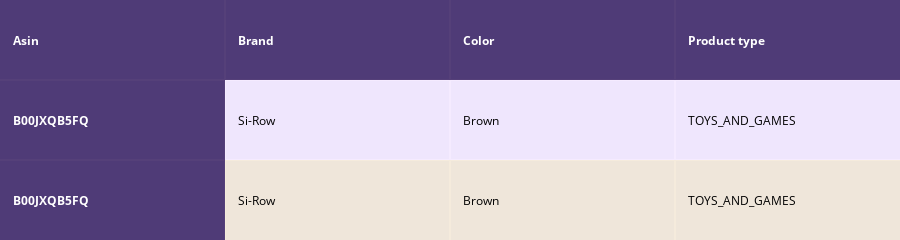
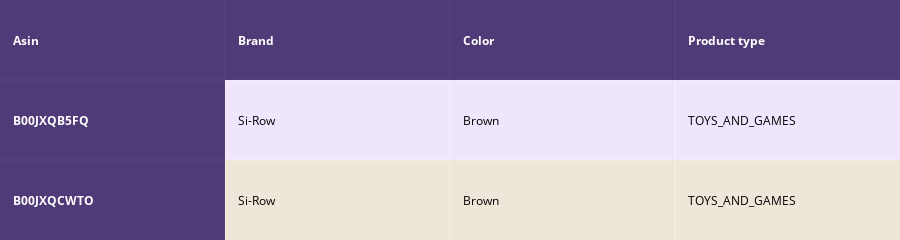
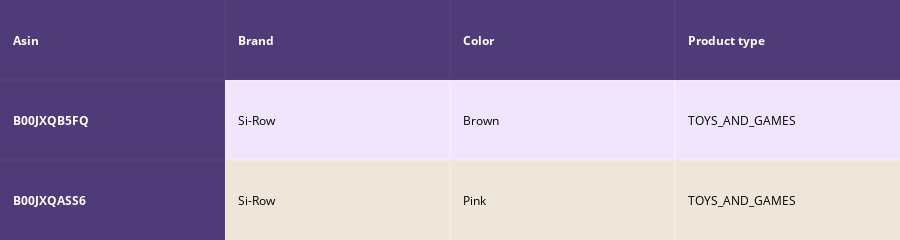
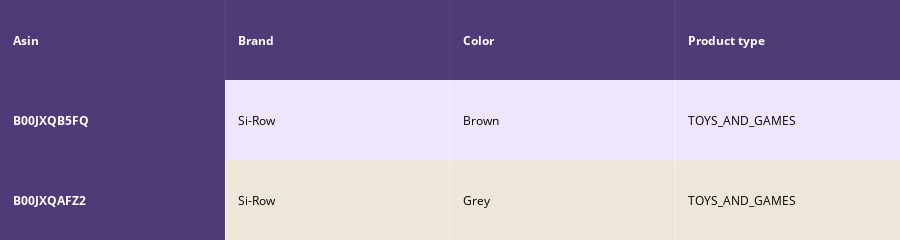

The notebook cell saved with these charts, in order:
### Code cell
def idf_w2v_brand(doc_id, w1, w2, num_results):
    # doc_id: apparel's id in given corpus
    # w1: weight for  w2v features
    # w2: weight for brand and color features

    # pairwise_dist will store the distance from given input apparel to all remaining apparels
    # the metric we used here is cosine, the coside distance is mesured as K(X, Y) = <X, Y> / (||X||*||Y||)
    # http://scikit-learn.org/stable/modules/metrics.html#cosine-similarity
    idf_w2v_dist  = pairwise_distances(w2v_title_weight, w2v_title_weight[doc_id].reshape(1,-1))
    ex_feat_dist = pairwise_distances(extra_features, extra_features[doc_id])
    pairwise_dist   = (w1 * idf_w2v_dist +  w2 * ex_feat_dist)/float(w1 + w2)

    # np.argsort will return indices of 9 smallest distances
    indices = np.argsort(pairwise_dist.flatten())[0:num_results]
    #pdists will store the 9 smallest distances
    pdists  = np.sort(pairwise_dist.flatten())[0:num_results]

    #data frame indices of the 9 smallest distace's
    df_indices = list(data.index[indices])
    

    for i in range(0, len(indices)):
        heat_map_w2v_brand(data['title'].loc[df_indices[0]],data['title'].loc[df_indices[i]], data['medium_image_url'].loc[df_indices[i]], indices[0], indices[i],df_indices[0], df_indices[i], 'weighted')
        print('ASIN :',data['asin'].loc[df_indices[i]])
        print('Brand :',data['brand'].loc[df_indices[i]])
        print('euclidean distance from input :', pdists[i])
        print('='*125)

idf_w2v_brand(12566, 5, 5, 20)
# in the give heat map, each cell contains the euclidean distance between words i, j

### Figure 1 — Plotly figure (JSON) as saved in the notebook; plotly's stock layout.template omitted (floating-point values rounded to 4 significant figures)
{"data": [{"colorscale": [[0, "#1d004d"], [0.5, "#f2e5ff"], [1, "#f2e5d1"]], "hoverinfo": "none", "opacity": 0.75, "showscale": false, "type": "heatmap", "z": [[0, 0, 0, 0], [0, 0.5, 0.5, 0.5], [0, 1, 1, 1]]}], "layout": {"annotations": [{"align": "left", "font": {"color": "#ffffff"}, "showarrow": false, "text": "<b>Asin</b>", "x": -0.45, "xanchor": "left", "xref": "x", "y": 0, "yref": "y"}, {"align": "left", "font": {"color": "#ffffff"}, "showarrow": false, "text": "<b>Brand</b>", "x": 0.55, "xanchor": "left", "xref": "x", "y": 0, "yref": "y"}, {"align": "left", "font": {"color": "#ffffff"}, "showarrow": false, "text": "<b>Color</b>", "x": 1.55, "xanchor": "left", "xref": "x", "y": 0, "yref": "y"}, {"align": "left", "font": {"color": "#ffffff"}, "showarrow": false, "text": "<b>Product type</b>", "x": 2.55, "xanchor": "left", "xref": "x", "y": 0, "yref": "y"}, {"align": "left", "font": {"color": "#ffffff"}, "showarrow": false, "text": "<b>B00JXQB5FQ</b>", "x": -0.45, "xanchor": "left", "xref": "x", "y": 1, "yref": "y"}, {"align": "left", "font": {"color": "#000000"}, "showarrow": false, "text": "Si-Row", "x": 0.55, "xanchor": "left", "xref": "x", "y": 1, "yref": "y"}, {"align": "left", "font": {"color": "#000000"}, "showarrow": false, "text": "Brown", "x": 1.55, "xanchor": "left", "xref": "x", "y": 1, "yref": "y"}, {"align": "left", "font": {"color": "#000000"}, "showarrow": false, "text": "TOYS_AND_GAMES", "x": 2.55, "xanchor": "left", "xref": "x", "y": 1, "yref": "y"}, {"align": "left", "font": {"color": "#ffffff"}, "showarrow": false, "text": "<b>B00JXQB5FQ</b>", "x": -0.45, "xanchor": "left", "xref": "x", "y": 2, "yref": "y"}, {"align": "left", "font": {"color": "#000000"}, "showarrow": false, "text": "Si-Row", "x": 0.55, "xanchor": "left", "xref": "x", "y": 2, "yref": "y"}, {"align": "left", "font": {"color": "#000000"}, "showarrow": false, "text": "Brown", "x": 1.55, "xanchor": "left", "xref": "x", "y": 2, "yref": "y"}, {"align": "left", "font": {"color": "#000000"}, "showarrow": false, "text": "TOYS_AND_GAMES", "x": 2.55, "xanchor": "left", "xref": "x", "y": 2, "yref": "y"}], "height": 140, "margin": {"b": 0, "l": 0, "r": 0, "t": 0}, "xaxis": {"dtick": 1, "gridwidth": 2, "showticklabels": false, "tick0": -0.5, "ticks": "", "zeroline": false}, "yaxis": {"autorange": "reversed", "dtick": 1, "gridwidth": 2, "showticklabels": false, "tick0": 0.5, "ticks": "", "zeroline": false}}}

### Figure 2 — Plotly figure (JSON) as saved in the notebook; plotly's stock layout.template omitted (floating-point values rounded to 4 significant figures)
{"data": [{"colorscale": [[0, "#1d004d"], [0.5, "#f2e5ff"], [1, "#f2e5d1"]], "hoverinfo": "none", "opacity": 0.75, "showscale": false, "type": "heatmap", "z": [[0, 0, 0, 0], [0, 0.5, 0.5, 0.5], [0, 1, 1, 1]]}], "layout": {"annotations": [{"align": "left", "font": {"color": "#ffffff"}, "showarrow": false, "text": "<b>Asin</b>", "x": -0.45, "xanchor": "left", "xref": "x", "y": 0, "yref": "y"}, {"align": "left", "font": {"color": "#ffffff"}, "showarrow": false, "text": "<b>Brand</b>", "x": 0.55, "xanchor": "left", "xref": "x", "y": 0, "yref": "y"}, {"align": "left", "font": {"color": "#ffffff"}, "showarrow": false, "text": "<b>Color</b>", "x": 1.55, "xanchor": "left", "xref": "x", "y": 0, "yref": "y"}, {"align": "left", "font": {"color": "#ffffff"}, "showarrow": false, "text": "<b>Product type</b>", "x": 2.55, "xanchor": "left", "xref": "x", "y": 0, "yref": "y"}, {"align": "left", "font": {"color": "#ffffff"}, "showarrow": false, "text": "<b>B00JXQB5FQ</b>", "x": -0.45, "xanchor": "left", "xref": "x", "y": 1, "yref": "y"}, {"align": "left", "font": {"color": "#000000"}, "showarrow": false, "text": "Si-Row", "x": 0.55, "xanchor": "left", "xref": "x", "y": 1, "yref": "y"}, {"align": "left", "font": {"color": "#000000"}, "showarrow": false, "text": "Brown", "x": 1.55, "xanchor": "left", "xref": "x", "y": 1, "yref": "y"}, {"align": "left", "font": {"color": "#000000"}, "showarrow": false, "text": "TOYS_AND_GAMES", "x": 2.55, "xanchor": "left", "xref": "x", "y": 1, "yref": "y"}, {"align": "left", "font": {"color": "#ffffff"}, "showarrow": false, "text": "<b>B00JXQCWTO</b>", "x": -0.45, "xanchor": "left", "xref": "x", "y": 2, "yref": "y"}, {"align": "left", "font": {"color": "#000000"}, "showarrow": false, "text": "Si-Row", "x": 0.55, "xanchor": "left", "xref": "x", "y": 2, "yref": "y"}, {"align": "left", "font": {"color": "#000000"}, "showarrow": false, "text": "Brown", "x": 1.55, "xanchor": "left", "xref": "x", "y": 2, "yref": "y"}, {"align": "left", "font": {"color": "#000000"}, "showarrow": false, "text": "TOYS_AND_GAMES", "x": 2.55, "xanchor": "left", "xref": "x", "y": 2, "yref": "y"}], "height": 140, "margin": {"b": 0, "l": 0, "r": 0, "t": 0}, "xaxis": {"dtick": 1, "gridwidth": 2, "showticklabels": false, "tick0": -0.5, "ticks": "", "zeroline": false}, "yaxis": {"autorange": "reversed", "dtick": 1, "gridwidth": 2, "showticklabels": false, "tick0": 0.5, "ticks": "", "zeroline": false}}}

### Figure 3 — Plotly figure (JSON) as saved in the notebook; plotly's stock layout.template omitted (floating-point values rounded to 4 significant figures)
{"data": [{"colorscale": [[0, "#1d004d"], [0.5, "#f2e5ff"], [1, "#f2e5d1"]], "hoverinfo": "none", "opacity": 0.75, "showscale": false, "type": "heatmap", "z": [[0, 0, 0, 0], [0, 0.5, 0.5, 0.5], [0, 1, 1, 1]]}], "layout": {"annotations": [{"align": "left", "font": {"color": "#ffffff"}, "showarrow": false, "text": "<b>Asin</b>", "x": -0.45, "xanchor": "left", "xref": "x", "y": 0, "yref": "y"}, {"align": "left", "font": {"color": "#ffffff"}, "showarrow": false, "text": "<b>Brand</b>", "x": 0.55, "xanchor": "left", "xref": "x", "y": 0, "yref": "y"}, {"align": "left", "font": {"color": "#ffffff"}, "showarrow": false, "text": "<b>Color</b>", "x": 1.55, "xanchor": "left", "xref": "x", "y": 0, "yref": "y"}, {"align": "left", "font": {"color": "#ffffff"}, "showarrow": false, "text": "<b>Product type</b>", "x": 2.55, "xanchor": "left", "xref": "x", "y": 0, "yref": "y"}, {"align": "left", "font": {"color": "#ffffff"}, "showarrow": false, "text": "<b>B00JXQB5FQ</b>", "x": -0.45, "xanchor": "left", "xref": "x", "y": 1, "yref": "y"}, {"align": "left", "font": {"color": "#000000"}, "showarrow": false, "text": "Si-Row", "x": 0.55, "xanchor": "left", "xref": "x", "y": 1, "yref": "y"}, {"align": "left", "font": {"color": "#000000"}, "showarrow": false, "text": "Brown", "x": 1.55, "xanchor": "left", "xref": "x", "y": 1, "yref": "y"}, {"align": "left", "font": {"color": "#000000"}, "showarrow": false, "text": "TOYS_AND_GAMES", "x": 2.55, "xanchor": "left", "xref": "x", "y": 1, "yref": "y"}, {"align": "left", "font": {"color": "#ffffff"}, "showarrow": false, "text": "<b>B00JXQASS6</b>", "x": -0.45, "xanchor": "left", "xref": "x", "y": 2, "yref": "y"}, {"align": "left", "font": {"color": "#000000"}, "showarrow": false, "text": "Si-Row", "x": 0.55, "xanchor": "left", "xref": "x", "y": 2, "yref": "y"}, {"align": "left", "font": {"color": "#000000"}, "showarrow": false, "text": "Pink", "x": 1.55, "xanchor": "left", "xref": "x", "y": 2, "yref": "y"}, {"align": "left", "font": {"color": "#000000"}, "showarrow": false, "text": "TOYS_AND_GAMES", "x": 2.55, "xanchor": "left", "xref": "x", "y": 2, "yref": "y"}], "height": 140, "margin": {"b": 0, "l": 0, "r": 0, "t": 0}, "xaxis": {"dtick": 1, "gridwidth": 2, "showticklabels": false, "tick0": -0.5, "ticks": "", "zeroline": false}, "yaxis": {"autorange": "reversed", "dtick": 1, "gridwidth": 2, "showticklabels": false, "tick0": 0.5, "ticks": "", "zeroline": false}}}

### Figure 4 — Plotly figure (JSON) as saved in the notebook; plotly's stock layout.template omitted (floating-point values rounded to 4 significant figures)
{"data": [{"colorscale": [[0, "#1d004d"], [0.5, "#f2e5ff"], [1, "#f2e5d1"]], "hoverinfo": "none", "opacity": 0.75, "showscale": false, "type": "heatmap", "z": [[0, 0, 0, 0], [0, 0.5, 0.5, 0.5], [0, 1, 1, 1]]}], "layout": {"annotations": [{"align": "left", "font": {"color": "#ffffff"}, "showarrow": false, "text": "<b>Asin</b>", "x": -0.45, "xanchor": "left", "xref": "x", "y": 0, "yref": "y"}, {"align": "left", "font": {"color": "#ffffff"}, "showarrow": false, "text": "<b>Brand</b>", "x": 0.55, "xanchor": "left", "xref": "x", "y": 0, "yref": "y"}, {"align": "left", "font": {"color": "#ffffff"}, "showarrow": false, "text": "<b>Color</b>", "x": 1.55, "xanchor": "left", "xref": "x", "y": 0, "yref": "y"}, {"align": "left", "font": {"color": "#ffffff"}, "showarrow": false, "text": "<b>Product type</b>", "x": 2.55, "xanchor": "left", "xref": "x", "y": 0, "yref": "y"}, {"align": "left", "font": {"color": "#ffffff"}, "showarrow": false, "text": "<b>B00JXQB5FQ</b>", "x": -0.45, "xanchor": "left", "xref": "x", "y": 1, "yref": "y"}, {"align": "left", "font": {"color": "#000000"}, "showarrow": false, "text": "Si-Row", "x": 0.55, "xanchor": "left", "xref": "x", "y": 1, "yref": "y"}, {"align": "left", "font": {"color": "#000000"}, "showarrow": false, "text": "Brown", "x": 1.55, "xanchor": "left", "xref": "x", "y": 1, "yref": "y"}, {"align": "left", "font": {"color": "#000000"}, "showarrow": false, "text": "TOYS_AND_GAMES", "x": 2.55, "xanchor": "left", "xref": "x", "y": 1, "yref": "y"}, {"align": "left", "font": {"color": "#ffffff"}, "showarrow": false, "text": "<b>B00JXQAFZ2</b>", "x": -0.45, "xanchor": "left", "xref": "x", "y": 2, "yref": "y"}, {"align": "left", "font": {"color": "#000000"}, "showarrow": false, "text": "Si-Row", "x": 0.55, "xanchor": "left", "xref": "x", "y": 2, "yref": "y"}, {"align": "left", "font": {"color": "#000000"}, "showarrow": false, "text": "Grey", "x": 1.55, "xanchor": "left", "xref": "x", "y": 2, "yref": "y"}, {"align": "left", "font": {"color": "#000000"}, "showarrow": false, "text": "TOYS_AND_GAMES", "x": 2.55, "xanchor": "left", "xref": "x", "y": 2, "yref": "y"}], "height": 140, "margin": {"b": 0, "l": 0, "r": 0, "t": 0}, "xaxis": {"dtick": 1, "gridwidth": 2, "showticklabels": false, "tick0": -0.5, "ticks": "", "zeroline": false}, "yaxis": {"autorange": "reversed", "dtick": 1, "gridwidth": 2, "showticklabels": false, "tick0": 0.5, "ticks": "", "zeroline": false}}}
